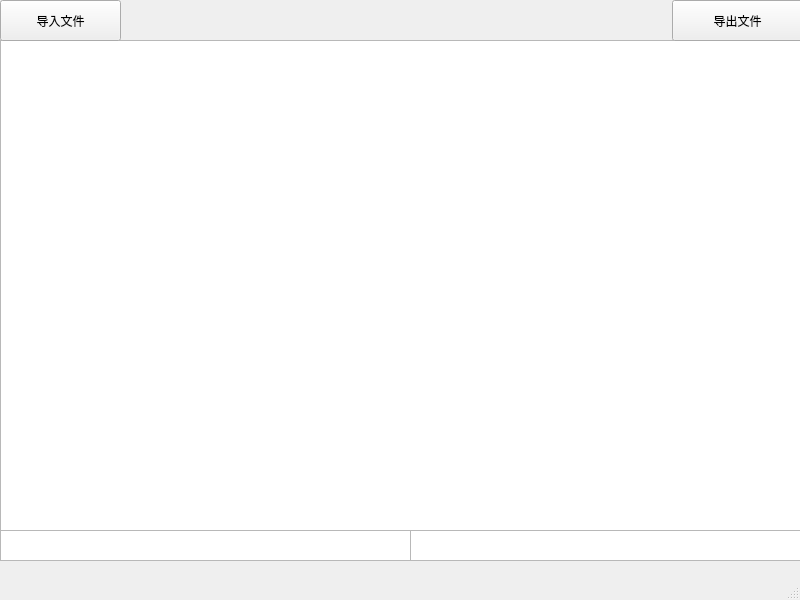
<?xml version="1.0" encoding="UTF-8"?>
<ui version="4.0">
 <class>MainWindow</class>
 <widget class="QMainWindow" name="MainWindow">
  <property name="geometry">
   <rect>
    <x>0</x>
    <y>0</y>
    <width>800</width>
    <height>600</height>
   </rect>
  </property>
  <property name="windowTitle">
   <string>MainWindow</string>
  </property>
  <widget class="QWidget" name="centralwidget">
   <widget class="QTableView" name="tableView">
    <property name="geometry">
     <rect>
      <x>0</x>
      <y>40</y>
      <width>801</width>
      <height>491</height>
     </rect>
    </property>
   </widget>
   <widget class="QTextBrowser" name="textBrowser">
    <property name="geometry">
     <rect>
      <x>410</x>
      <y>530</y>
      <width>391</width>
      <height>31</height>
     </rect>
    </property>
   </widget>
   <widget class="QTextBrowser" name="textBrowser_2">
    <property name="geometry">
     <rect>
      <x>0</x>
      <y>530</y>
      <width>411</width>
      <height>31</height>
     </rect>
    </property>
   </widget>
   <widget class="QPushButton" name="pushButton">
    <property name="geometry">
     <rect>
      <x>0</x>
      <y>0</y>
      <width>121</width>
      <height>41</height>
     </rect>
    </property>
    <property name="text">
     <string>导入文件</string>
    </property>
   </widget>
   <widget class="QPushButton" name="pushButton_2">
    <property name="geometry">
     <rect>
      <x>672</x>
      <y>0</y>
      <width>131</width>
      <height>41</height>
     </rect>
    </property>
    <property name="text">
     <string>导出文件</string>
    </property>
   </widget>
  </widget>
  <widget class="QMenuBar" name="menubar">
   <property name="geometry">
    <rect>
     <x>0</x>
     <y>0</y>
     <width>800</width>
     <height>22</height>
    </rect>
   </property>
  </widget>
  <widget class="QStatusBar" name="statusbar"/>
 </widget>
 <resources/>
 <connections/>
</ui>
